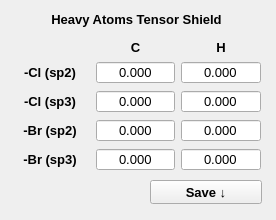
<?xml version="1.0" encoding="UTF-8"?>
<ui version="4.0">
 <class>Dialog</class>
 <widget class="QDialog" name="Dialog">
  <property name="geometry">
   <rect>
    <x>0</x>
    <y>0</y>
    <width>276</width>
    <height>220</height>
   </rect>
  </property>
  <property name="font">
   <font>
    <pointsize>10</pointsize>
    <weight>75</weight>
    <bold>true</bold>
   </font>
  </property>
  <property name="windowTitle">
   <string>Dialog</string>
  </property>
  <widget class="QWidget" name="gridLayoutWidget">
   <property name="geometry">
    <rect>
     <x>10</x>
     <y>40</y>
     <width>251</width>
     <height>131</height>
    </rect>
   </property>
   <layout class="QGridLayout" name="gridLayout_5">
    <item row="2" column="1">
     <widget class="QDoubleSpinBox" name="C_Cl_sp3">
      <property name="font">
       <font>
        <pointsize>10</pointsize>
        <weight>50</weight>
        <italic>false</italic>
        <bold>false</bold>
        <kerning>true</kerning>
       </font>
      </property>
      <property name="alignment">
       <set>Qt::AlignCenter</set>
      </property>
      <property name="buttonSymbols">
       <enum>QAbstractSpinBox::NoButtons</enum>
      </property>
      <property name="correctionMode">
       <enum>QAbstractSpinBox::CorrectToPreviousValue</enum>
      </property>
      <property name="showGroupSeparator" stdset="0">
       <bool>false</bool>
      </property>
      <property name="prefix">
       <string/>
      </property>
      <property name="decimals">
       <number>3</number>
      </property>
      <property name="minimum">
       <double>-1000.000000000000000</double>
      </property>
      <property name="maximum">
       <double>1000.000000000000000</double>
      </property>
     </widget>
    </item>
    <item row="2" column="0">
     <widget class="QLabel" name="label_32">
      <property name="text">
       <string>-Cl (sp3)</string>
      </property>
      <property name="alignment">
       <set>Qt::AlignCenter</set>
      </property>
     </widget>
    </item>
    <item row="3" column="2">
     <widget class="QDoubleSpinBox" name="H_Br_sp2">
      <property name="font">
       <font>
        <pointsize>10</pointsize>
        <weight>50</weight>
        <italic>false</italic>
        <bold>false</bold>
        <kerning>true</kerning>
       </font>
      </property>
      <property name="alignment">
       <set>Qt::AlignCenter</set>
      </property>
      <property name="buttonSymbols">
       <enum>QAbstractSpinBox::NoButtons</enum>
      </property>
      <property name="correctionMode">
       <enum>QAbstractSpinBox::CorrectToPreviousValue</enum>
      </property>
      <property name="showGroupSeparator" stdset="0">
       <bool>false</bool>
      </property>
      <property name="prefix">
       <string/>
      </property>
      <property name="decimals">
       <number>3</number>
      </property>
      <property name="minimum">
       <double>-1000.000000000000000</double>
      </property>
      <property name="maximum">
       <double>1000.000000000000000</double>
      </property>
     </widget>
    </item>
    <item row="2" column="2">
     <widget class="QDoubleSpinBox" name="H_Cl_sp3">
      <property name="font">
       <font>
        <pointsize>10</pointsize>
        <weight>50</weight>
        <italic>false</italic>
        <bold>false</bold>
        <kerning>true</kerning>
       </font>
      </property>
      <property name="alignment">
       <set>Qt::AlignCenter</set>
      </property>
      <property name="buttonSymbols">
       <enum>QAbstractSpinBox::NoButtons</enum>
      </property>
      <property name="correctionMode">
       <enum>QAbstractSpinBox::CorrectToPreviousValue</enum>
      </property>
      <property name="showGroupSeparator" stdset="0">
       <bool>false</bool>
      </property>
      <property name="prefix">
       <string/>
      </property>
      <property name="decimals">
       <number>3</number>
      </property>
      <property name="minimum">
       <double>-1000.000000000000000</double>
      </property>
      <property name="maximum">
       <double>1000.000000000000000</double>
      </property>
     </widget>
    </item>
    <item row="1" column="0">
     <widget class="QLabel" name="label_2">
      <property name="text">
       <string>-Cl (sp2)</string>
      </property>
      <property name="alignment">
       <set>Qt::AlignCenter</set>
      </property>
     </widget>
    </item>
    <item row="1" column="1">
     <widget class="QDoubleSpinBox" name="C_Cl_sp2">
      <property name="font">
       <font>
        <pointsize>10</pointsize>
        <weight>50</weight>
        <italic>false</italic>
        <bold>false</bold>
        <kerning>true</kerning>
       </font>
      </property>
      <property name="alignment">
       <set>Qt::AlignCenter</set>
      </property>
      <property name="buttonSymbols">
       <enum>QAbstractSpinBox::NoButtons</enum>
      </property>
      <property name="correctionMode">
       <enum>QAbstractSpinBox::CorrectToPreviousValue</enum>
      </property>
      <property name="showGroupSeparator" stdset="0">
       <bool>false</bool>
      </property>
      <property name="prefix">
       <string/>
      </property>
      <property name="decimals">
       <number>3</number>
      </property>
      <property name="minimum">
       <double>-1000.000000000000000</double>
      </property>
      <property name="maximum">
       <double>1000.000000000000000</double>
      </property>
     </widget>
    </item>
    <item row="3" column="1">
     <widget class="QDoubleSpinBox" name="C_Br_sp2">
      <property name="font">
       <font>
        <pointsize>10</pointsize>
        <weight>50</weight>
        <italic>false</italic>
        <bold>false</bold>
        <kerning>true</kerning>
       </font>
      </property>
      <property name="alignment">
       <set>Qt::AlignCenter</set>
      </property>
      <property name="buttonSymbols">
       <enum>QAbstractSpinBox::NoButtons</enum>
      </property>
      <property name="correctionMode">
       <enum>QAbstractSpinBox::CorrectToPreviousValue</enum>
      </property>
      <property name="showGroupSeparator" stdset="0">
       <bool>false</bool>
      </property>
      <property name="prefix">
       <string/>
      </property>
      <property name="decimals">
       <number>3</number>
      </property>
      <property name="minimum">
       <double>-1000.000000000000000</double>
      </property>
      <property name="maximum">
       <double>1000.000000000000000</double>
      </property>
     </widget>
    </item>
    <item row="0" column="2">
     <widget class="QLabel" name="label_42">
      <property name="text">
       <string>H</string>
      </property>
      <property name="alignment">
       <set>Qt::AlignCenter</set>
      </property>
     </widget>
    </item>
    <item row="4" column="0">
     <widget class="QLabel" name="label_40">
      <property name="text">
       <string>-Br (sp3)</string>
      </property>
      <property name="alignment">
       <set>Qt::AlignCenter</set>
      </property>
     </widget>
    </item>
    <item row="4" column="1">
     <widget class="QDoubleSpinBox" name="C_Br_sp3">
      <property name="font">
       <font>
        <pointsize>10</pointsize>
        <weight>50</weight>
        <italic>false</italic>
        <bold>false</bold>
        <kerning>true</kerning>
       </font>
      </property>
      <property name="alignment">
       <set>Qt::AlignCenter</set>
      </property>
      <property name="buttonSymbols">
       <enum>QAbstractSpinBox::NoButtons</enum>
      </property>
      <property name="correctionMode">
       <enum>QAbstractSpinBox::CorrectToPreviousValue</enum>
      </property>
      <property name="showGroupSeparator" stdset="0">
       <bool>false</bool>
      </property>
      <property name="prefix">
       <string/>
      </property>
      <property name="decimals">
       <number>3</number>
      </property>
      <property name="minimum">
       <double>-1000.000000000000000</double>
      </property>
      <property name="maximum">
       <double>1000.000000000000000</double>
      </property>
     </widget>
    </item>
    <item row="3" column="0">
     <widget class="QLabel" name="label_33">
      <property name="text">
       <string>-Br (sp2)</string>
      </property>
      <property name="alignment">
       <set>Qt::AlignCenter</set>
      </property>
     </widget>
    </item>
    <item row="0" column="1">
     <widget class="QLabel" name="label_44">
      <property name="font">
       <font>
        <pointsize>10</pointsize>
        <weight>75</weight>
        <italic>false</italic>
        <bold>true</bold>
        <kerning>true</kerning>
       </font>
      </property>
      <property name="text">
       <string>C</string>
      </property>
      <property name="alignment">
       <set>Qt::AlignCenter</set>
      </property>
     </widget>
    </item>
    <item row="1" column="2">
     <widget class="QDoubleSpinBox" name="H_Cl_sp2">
      <property name="font">
       <font>
        <pointsize>10</pointsize>
        <weight>50</weight>
        <italic>false</italic>
        <bold>false</bold>
        <kerning>true</kerning>
       </font>
      </property>
      <property name="alignment">
       <set>Qt::AlignCenter</set>
      </property>
      <property name="buttonSymbols">
       <enum>QAbstractSpinBox::NoButtons</enum>
      </property>
      <property name="correctionMode">
       <enum>QAbstractSpinBox::CorrectToPreviousValue</enum>
      </property>
      <property name="showGroupSeparator" stdset="0">
       <bool>false</bool>
      </property>
      <property name="prefix">
       <string/>
      </property>
      <property name="decimals">
       <number>3</number>
      </property>
      <property name="minimum">
       <double>-1000.000000000000000</double>
      </property>
      <property name="maximum">
       <double>1000.000000000000000</double>
      </property>
     </widget>
    </item>
    <item row="4" column="2">
     <widget class="QDoubleSpinBox" name="H_Br_sp3">
      <property name="font">
       <font>
        <pointsize>10</pointsize>
        <weight>50</weight>
        <italic>false</italic>
        <bold>false</bold>
        <kerning>true</kerning>
       </font>
      </property>
      <property name="alignment">
       <set>Qt::AlignCenter</set>
      </property>
      <property name="buttonSymbols">
       <enum>QAbstractSpinBox::NoButtons</enum>
      </property>
      <property name="correctionMode">
       <enum>QAbstractSpinBox::CorrectToPreviousValue</enum>
      </property>
      <property name="showGroupSeparator" stdset="0">
       <bool>false</bool>
      </property>
      <property name="prefix">
       <string/>
      </property>
      <property name="decimals">
       <number>3</number>
      </property>
      <property name="minimum">
       <double>-1000.000000000000000</double>
      </property>
      <property name="maximum">
       <double>1000.000000000000000</double>
      </property>
     </widget>
    </item>
   </layout>
  </widget>
  <widget class="QLabel" name="label">
   <property name="geometry">
    <rect>
     <x>11</x>
     <y>11</y>
     <width>251</width>
     <height>16</height>
    </rect>
   </property>
   <property name="font">
    <font>
     <pointsize>10</pointsize>
     <weight>75</weight>
     <bold>true</bold>
    </font>
   </property>
   <property name="text">
    <string>Heavy Atoms Tensor Shield</string>
   </property>
   <property name="alignment">
    <set>Qt::AlignCenter</set>
   </property>
  </widget>
  <widget class="QPushButton" name="Save_btn">
   <property name="geometry">
    <rect>
     <x>150</x>
     <y>180</y>
     <width>112</width>
     <height>24</height>
    </rect>
   </property>
   <property name="font">
    <font>
     <pointsize>10</pointsize>
     <weight>75</weight>
     <italic>false</italic>
     <bold>true</bold>
     <kerning>true</kerning>
    </font>
   </property>
   <property name="text">
    <string>Save ↓</string>
   </property>
   <property name="autoDefault">
    <bool>false</bool>
   </property>
   <property name="flat">
    <bool>false</bool>
   </property>
  </widget>
 </widget>
 <resources/>
 <connections/>
</ui>
